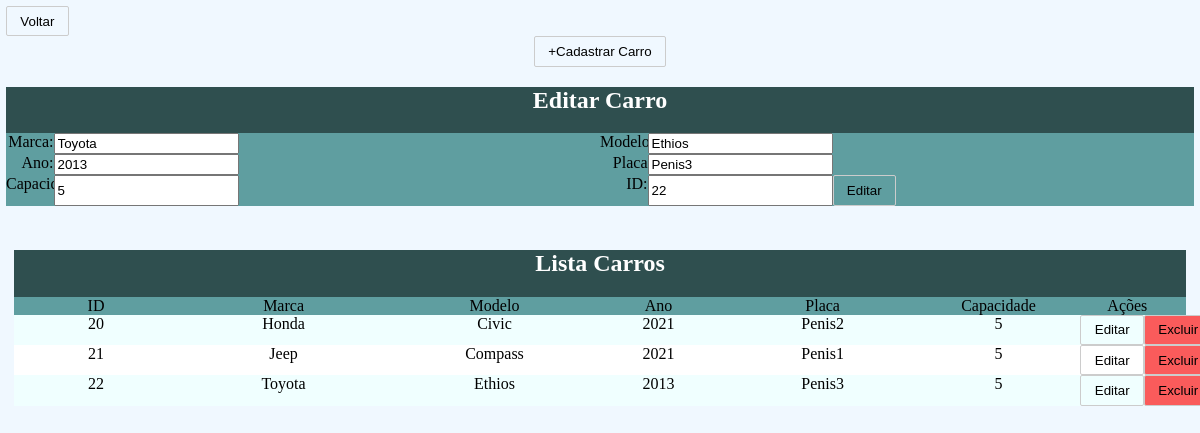
The app's page /carros.php?id=22 with its own data.
### tables this page shows
CREATE TABLE `carros` (
  `id` int(11) NOT NULL,
  `marca` varchar(50) NOT NULL,
  `modelo` varchar(50) NOT NULL,
  `ano` int(11) NOT NULL,
  `placa` varchar(10) NOT NULL,
  `capacidade_passageiros` int(11) NOT NULL
);

### carros.php (the view, shortened to what this page needs)
<link rel="stylesheet" href="style.css">
<?php
include_once("conexao.php");
$edt = "none";
if ($_GET != null) {
    $id = $_GET["id"];
    $sql = "SELECT * FROM CARROS WHERE ID = '$id'";
    $editar = $conexao->query($sql);
    $dados = $editar->fetch_assoc();
    $edtId     = $dados["id"];
    $edtMarca  = $dados["marca"];
    $edtModelo = $dados["modelo"];
    $edtAno    = $dados["ano"];
    $edtPlaca  = $dados["placa"];
    $edtCap    = $dados["capacidade_passageiros"];
    $edt       = "block";
}
?>
<a href="index.php"><button class="btn">Voltar</button></a>
<div style="text-align: center;">
    <button class="btn" onclick="aparecerCadastrar()">+Cadastrar Carro</button>
    <div id="edt" style="display: <?= $edt ?>;">
        <div>
            <form action="editarCarro.php" method="post">
                <div style="background-color: darkslategray; text-align:center">
                    <h2 style="color: white">Editar Carro</h2>
                    <div style="background-color:cadetblue; width:100%;">
                        <div style="display: flex;">
                            <div style="display: flex; width:50%">
                                <label for="marca" style="width: 8%; text-align:right">Marca: </label>
                                <input type="text" id="marca" name="marca" value="<?= $edtMarca ?>">
                            </div>
                            <div style="display: flex; width:50%">
                                <label for="modelo" style="width: 8%; text-align:right">Modelo: </label>
                                <input type="text" id="modelo" name="modelo" value="<?= $edtModelo ?>">
                            </div>
                        </div>
                        <div style="display: flex;">
                            <div style="display: flex; width:50%">
                                <label for="ano" style="width: 8%; text-align:right">Ano:</label>
                                <input type="text" id="ano" name="ano" value="<?= $edtAno ?>">
                            </div>
                            <div style="display: flex; width:50%">
                                <label for="placa" style="width: 8%; text-align:right">Placa</label>
                                <input type="text" id="placa" name="placa" value="<?= $edtPlaca ?>">
                            </div>
                        </div>
                        <div style="display: flex;">
                            <div style="display: flex; width:50%">
                                <label for="capacidade" style="width: 8%; text-align:right">Capacidade</label>
                                <input type="number" id="capacidade" name="capacidade" value="<?= $edtCap ?>">
                            </div>
                            <div style="display: flex; width:50%">
                                <label for="id" style="width: 8%; text-align:right">ID:</label>
                                <input type="text" id="edtId" name="edtId" value="<?= $edtId ?>" readonly>
                                <input class="btn" type="submit" value="Editar">
                            </div>
                        </div>
                    </div>
                </div>
            </form>
        </div>
    </div>
    <div style="padding: 8px;">
        <div style="text-align: center; background-color:darkslategray;">
            <h2 style="color: white;">Lista Carros</h2>
            <div style="width: 100%; display:flex; background-color:cadetblue">
                <div style="width: 14%;">ID</div>
                <div style="width: 18%;">Marca</div>
                <div style="width: 18%;">Modelo</div>
                <div style="width: 10%;">Ano</div>
                <div style="width: 18%;">Placa</div>
                <div style="width: 12%;">Capacidade</div>
                <div style="width: 10%;">Ações</div>
            </div>
        </div>
        <?php
        $sql = "SELECT * FROM CARROS";
        $result = $conexao->query($sql);
        $a = 0;
        foreach ($result as $carro) {
            $carroId = $carro["id"];
            if ($a % 2 == 0) {
                $cor = "azure";
            } else {
                $cor = "white";
            }
            $carroMarca = $carro["marca"];
            $carroModelo = $carro["modelo"];
            $carroAno = $carro["ano"];
            $carroPlaca = $carro["placa"];
            $carroCap = $carro["capacidade_passageiros"];
        ?>
            <div name="<?= $carroId ?>" style="display: flex; background-color:<?= $cor ?>; text-align: center">
                <div style="width: 14%;"><?= $carroId ?></div>
                <div style="width: 18%;"><?= $carroMarca ?></div>
                <div style="width: 18%;"><?= $carroModelo ?></div>
                <div style="width: 10%;"><?= $carroAno ?></div>
                <div style="width: 18%;"><?= $carroPlaca ?></div>
                <div style="width: 12%;"><?= $carroCap ?></div>
                <div style="width: 10%;">
                    <div style="margin-left: 10%; display: flex; ">
                        <a href="carros.php?id=<?= $carroId ?>"><button class="btn">Editar</button>
                        <a href="excluirCarro.php?id=<?= $carroId ?>"><button class="btn-danger">Excluir</button></a>
                    </div>
                </div>
            </div>
        <?php
        $a++;
        }
        ?>
    </div>
</div>

### style.css (style rules this page uses)
.btn { background-color: transparent; border: 1px solid #ccc; padding: 0.5em 1em; border-radius: 2px; margin: 0; outline: none; text-decoration: none; cursor: pointer; }
.btn-danger { background-color:rgb(250, 91, 91); border: 1px solid #ccc; padding: 0.5em 1em; border-radius: 2px; margin: 0; outline: none; text-decoration: none; cursor: pointer; }
a { text-decoration: none; color: black; cursor: pointer; outline: none; }

### records on screen
carros: marca "Toyota", modelo "Ethios", ano "2013", placa "Penis3", capacidade "5", edtId "22", id "22", capacidade_passageiros "5"
carros: id "20", marca "Honda", modelo "Civic", ano "2021", placa "Penis2", capacidade_passageiros "5"
carros: id "21", marca "Jeep", modelo "Compass", ano "2021", placa "Penis1", capacidade_passageiros "5"
